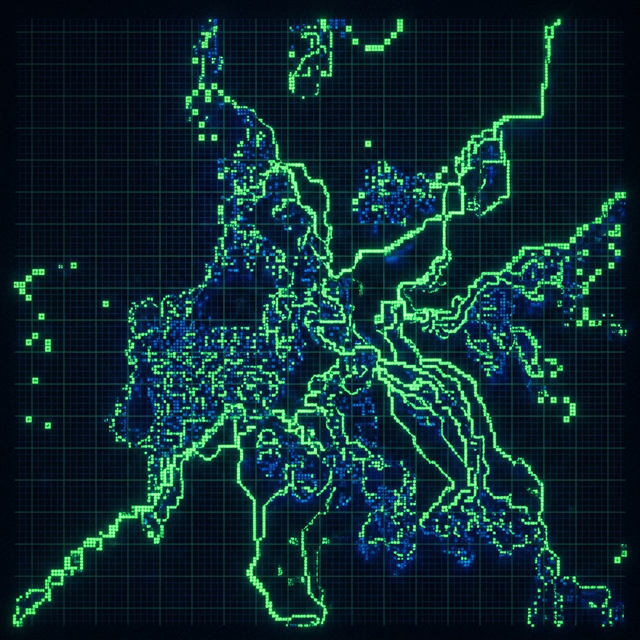
#> input picture assets/img/goodies/cellular_automaton.png, 640 x 640 px; its folder holds 3 pictures in this run
$ python convert-goodie-previews.py
#> lines starting #> are read from the running program, lines starting #| are printed output that depends on the picture
#!/usr/bin/env python
"""Convert goodie preview PNGs to WebP alongside the originals (PNG kept as fallback).

Generates:
  <name>.webp            full-width preview (max 960w, q85)
  <name>.480.webp        card-size thumbnail (480w, q85)

Idempotent: skips conversion unless the source PNG is newer than the WebP.
"""
from pathlib import Path
from PIL import Image

DIR = Path(__file__).resolve().parents[1] / 'assets' / 'img' / 'goodies'

def main():
    for png in sorted(DIR.glob('*.png')):
        base = png.stem
        src = Image.open(png).convert('RGB')
#> src is the input picture: PIL image 640x640 RGB; mean R, G, B 12, 43.6, 48.1
        w, h = src.size
#> w = 640; h = 640
        targets = [('webp', 960), ('480.webp', 480)]
        for suffix, max_w in targets:
            out = DIR / f'{base}.{suffix}'
            if out.exists() and out.stat().st_mtime >= png.stat().st_mtime:
                continue
            if w > max_w:
                ratio = max_w / w
                im = src.resize((max_w, round(h * ratio)), Image.LANCZOS)
            else:
                im = src.copy()
            im.save(out, 'WEBP', quality=85, method=4)
            print(f'{out.name}: {out.stat().st_size // 1024} KB  (from {png.name} {png.stat().st_size // 1024} KB)')
#> this loop made 2 passes
#> pass 2, in main, `im = src.resize((max_w, round(h * ratio)), Image.LANCZOS)`:
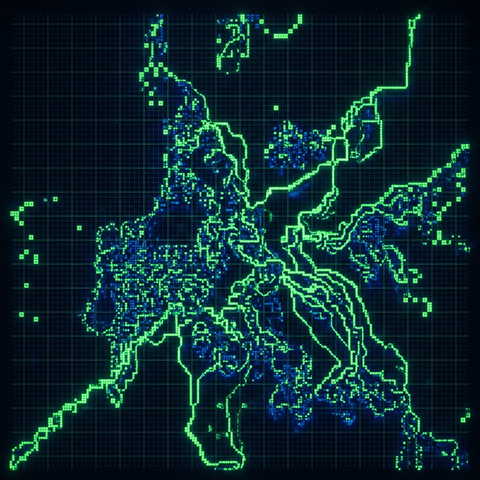
#> im: PIL image 480x480 RGB; mean R, G, B 12.2, 43.5, 48.1

if __name__ == '__main__':
    main()
